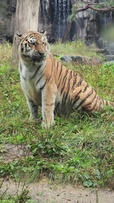
%> input picture hw6/tiger.jpg, 114 x 203 px, shrunk from 468 x 832 before the run
$ octave hw6_main.m   (GNU Octave 9; MATLAB toolbox functions it lacks are replaced by stand-ins)
%> lines starting %> are read from the running program, lines starting %| are printed output that depends on the picture
### hw6/wls_filter.m
% The Function of WLS filter
% Date: 2023.10.24
% Author: choongman.lee

function [out1,out2] = wls_filter(img,lambda,alpha)
    [H,W]=size(img);
    x=img(:);
    P=H*W;
    eps=0.1;
    L=log(x+eps);
    img_t=reshape(x,H,W);
    out1=img_t;

    diag1=ones(P,1);
    diag2=-diag1;
    B(:,1)=diag1;
    B(:,2)=diag2;
    d=[0,-1];
    Dy=spdiags(B,d,P,P);
    [iy,jy,sy]=find(Dy);
    k=size(iy);
    for n=1:k
        if(mod(iy(n),H)==1)
            sy(n)=0;
        end
    end
    Dy=sparse(iy,jy,sy,P,P);

    dx=[0,H];
    Dx=spdiags(B,dx,P,P);
    [ix,jx,sx]=find(Dx);
    k=size(ix);
    for n=1:k
        if(ix(n)>P-H)
            sx(n)=0;
        end
    end
    Dx=sparse(ix,jx,sx,P,P);

    if(~exist('alpha','var'))
        alpha=1.2;
    end
    if(~exist('lambda','var'))
        lambda = 1;
    end
    smallNum = 0.0001;

    ax=Dx*L;
    ax=lambda./(abs(ax).^alpha+smallNum);
    ay=Dy*L;
    ay=lambda./(abs(ay).^alpha+smallNum);
    Ax=spdiags(ax,0,P,P);
    Ay=spdiags(ay,0,P,P);

    D=Dx'*Ax*Dx+Dy'*Ay*Dy;
    D=speye(P)+D;

    yy=D\x;

    y=reshape(yy,H,W);

    y=min(y,1);
    y=max(y,0);

    out2=y;
end

### hw6/retinex_R.m
% The Function of Retinex for Reflectance
% Date: 2023.10.24
% Author: choongman.lee

function [R,out] = retinex_R(img_org,img,I,eps)
    if(~exist('eps','var'))
        eps=0.1;
    end
    I=double(I);
    R=img./(I+eps);
    for n=1:3
        out(:,:,n)=img_org(:,:,n)./(I+eps);
    end
end

### hw6/gaussian_filter.m
% The Function of Gaussian filter
% Date: 2023.10.04
% Author: choongman.lee

function [g_filter,out] = gaussian_filter(xn,sigma_d)
    if(~exist('sigma_d','var'))
        sigma_d=3;
    end

    L=7;
    g_filter=zeros(L,L);
    M=(L+1)/2;
    for m=1:L
        for n=1:L
            g_filter(m,n)=(exp((-(m-M)^2-(n-M)^2)/2/sigma_d^2));
        end
    end
    s=sum(g_filter(:));
    g_filter=g_filter/s;

    g_filter_img=conv2(xn,g_filter,'same');
    out=g_filter_img;
end

### hw6/btrl_filter.m
% The Function of Bilateral filter
% Date: 2023.10.04
% Author: choongman.lee

function [b_filter,out] = btrl_filter(xn,sigma_d,sigma_s)
    if(~exist('sigma_d','var'))
        sigma_d=3;
    end
    if(~exist('sigma_s','var'))
        sigma_s=40;
    end

    xn=xn*255;
    [A,B]=size(xn);
    L=7;
    M=(L+1)/2;
    [g_filter,~] = gaussian_filter(xn,sigma_d);

    noisy_img_p=padarray(xn,[M-1 M-1],'both');
    noisy_img_p=double(noisy_img_p);
    for i=1+(M-1):A+(M-1)
        for j=1+(M-1):B+(M-1)
            I_pq=noisy_img_p(i-(M-1):i+(M-1),j-(M-1):j+(M-1))-noisy_img_p(i,j);
            b_filter_t=exp(-((I_pq).^2)/(2*sigma_s^2));
            b_filter=b_filter_t.*g_filter;
            b_filter=b_filter/sum(b_filter(:));
            temp=noisy_img_p(i-(M-1):i+(M-1),j-(M-1):j+(M-1)).*b_filter;
            b_filter_img(i-(M-1),j-(M-1))=sum(temp(:));
        end
    end
    out=b_filter_img/255;
end

### hw6/hw6_main.m
% Image Signal Processing
% Title: HW #6 WLS Filtering
% Date: 2023.10.24
% Author: choongman.lee

clear all;
close all;

%% Denoising by Wiener filter
img=imread('tiger.jpg'); img=rgb2ycbcr(img);
%> further down, img is the input picture: size 203x114x3 uint8; mean R, G, B 126.7, 129, 99.3
%> after `img=rgb2ycbcr(img)`: img: size 203x114x3 uint8; mean of channels 1, 2, 3 123.3, 115.4, 129.1
%img=imread('chart3.bmp');
img=(img(:,:,1));
%> img: size 203x114 uint8
img=double(img);
%> img: size 203x114 double
img=img/255;
[H,W]=size(img);
%> H = 203; W = 114

% Make a noisy image
noise_var=30/255;
img_n=double(img)+noise_var*randn([H,W]);
for h=1:H
    for w=1:W
        img_n(h,w)=min(1,img_n(h,w));
        img_n(h,w)=max(0,img_n(h,w));
    end
end
%> img_n: size 203x114 double; min 0, max 1, mean 0.483

% WLS filter
[~,y]=wls_filter(img_n,1,0.1);
%> in wls_filter, `y=reshape(yy,H,W);`:
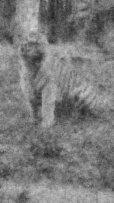
%> y: size 203x114 double; min 0.15, max 0.84, mean 0.483

% Compare
figure(1), subplot(1,3,1), imshow(img), title('original')
subplot(1,3,2), imshow(img_n), title('noisy')
subplot(1,3,3), imshow(y), title('WLS filter')

% PSNR
PSNR_n=psnr(img_n,img);
%> PSNR_n = 18.58
PSNR_w=psnr(y,img);
%> PSNR_w = 24.36

%% Image decomposition & Enhancement by WLS filter
img1=imread('grandcanal.PNG');
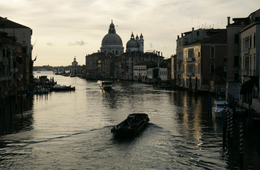
%> input picture hw6/grandcanal.PNG, 260 x 170 px, shrunk from 1065 x 696 before the run
%> img1 is the input picture: size 170x260x3 uint8; mean R, G, B 108.3, 106.4, 93.9
%img1=imread('262A2497.PNG');
img_org=double(img1);
img1=rgb2ycbcr(img1);
%> img1: size 170x260x3 uint8; mean of channels 1, 2, 3 106.6, 122.2, 129.7
img1=(img1(:,:,1));
%> img1: size 170x260 uint8
img1=double(img1);
%> img1: size 170x260 double
img1=img1/255;

% WLS filter
[oimg,Iw]=wls_filter(img1,2,1.2);
[Rw,out_w]=retinex_R(img_org,img1,Iw);
%> after the loop in retinex_R, `for n=1:3`: out: size 170x260x3 double; mean of channels 1, 2, 3 173.7, 174.4, 151.8

figure(2), subplot(1,3,1), imshow(oimg), title('Luminance(Y)')
subplot(1,3,2), imshow(Iw), title('Illumination(I)')
subplot(1,3,3), imshow(Rw), title('Reflectance(R)')

figure(3), subplot(1,2,1), imshow(uint8(img_org)), title('Original')
subplot(1,2,2), imshow(uint8(out_w)), title('Retinex')

% Gaussian filter
[g_filter,Ig] = gaussian_filter(img1);
%> in gaussian_filter, `g_filter_img=conv2(xn,g_filter,'same');`:
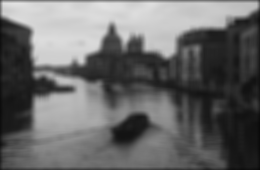
%> g_filter_img: size 170x260 double; min 0.0342, max 0.889, mean 0.412
%> g_filter = [0.0113 0.0149 0.0176 0.0186 0.0176 0.0149 0.0113; 0.0149 0.0197 0.0233 0.0246 0.0233 0.0197 0.0149; 0.0176 0.0233 0.0275 0.029 0.0275 0.0233 0.0176; 0.0186 0.0246 0.029 0.0307 0.029 0.0246 0.0186; 0.0176 0.0233 0.0275 0.029 0.0275 0.0233 0.0176; 0.0149 0.0197 0.0233 0.0246 0.0233 0.0197 0.0149; 0.0113 0.0149 0.0176 0.0186 0.0176 0.0149 0.0113]
[Rg,out_g]=retinex_R(img_org,img1,Ig);
%> call 2 of retinex_R, with eps = 2.22e-16
%> in retinex_R (call 2), `R=img./(I+eps);`:
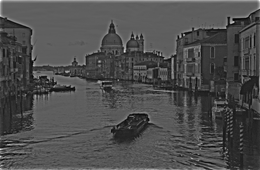
%> R: size 170x260 double; min 0.11, max 2.19, mean 0.749; drawn with min black and max white
%> after the loop in retinex_R (call 2), `for n=1:3`: out: size 170x260x3 double; mean of channels 1, 2, 3 175.6, 177.1, 154

% Bilateral filter
[b_filter,Ib]=btrl_filter(img1);
%> after the loop in btrl_filter, `for i=1+(M-1):A+(M-1)`:
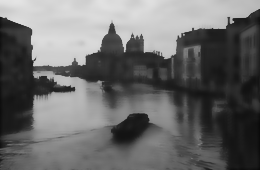
%> b_filter_img: size 170x260 double; min 10.07, max 229, mean 106.4
%> b_filter = [0.013 0.0172 0.0203 0.0215 0.0162 0.0137 0.0104; 0.0172 0.0227 0.0268 0.0283 0.0214 0.0181 0.0137; 0.0203 0.0268 0.0316 0.0335 0.0253 0.0214 0.0162; 0.0214 0.0283 0.0335 0.0355 0.0267 0.0226 0.0171; 0.0162 0.0214 0.0253 0.0267 0.0253 0.0214 0.0162; 0.0137 0.0181 0.0214 0.0226 0.0214 0.0181 0.0137; 0.0104 0.0137 0.0162 0.0171 0.0162 0.0137 0.0104]
[Rb,out_b]=retinex_R(img_org,img1,Ib);
%> call 3 of retinex_R, with eps = 2.22e-16
%> in retinex_R (call 3), `R=img./(I+eps);`:
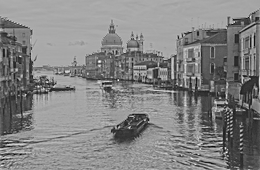
%> R: size 170x260 double; min 0.192, max 1.25, mean 0.738; drawn with min black and max white
%> after the loop in retinex_R (call 3), `for n=1:3`: out: size 170x260x3 double; mean of channels 1, 2, 3 171.9, 173.7, 150.9

% Compare
figure(4), subplot(1,3,1), imshow(uint8(out_w)), title('wls')
subplot(1,3,2), imshow(uint8(out_g)), title('gaussian')
subplot(1,3,3), imshow(uint8(out_b)), title('bilateral')
%> after `imshow(uint8(out_b))`:
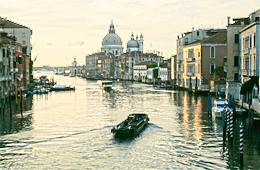
%> displayed picture: size 170x260x3, on the screen's scale of 0 to 255; mean R, G, B 171.3, 173.6, 150.8
